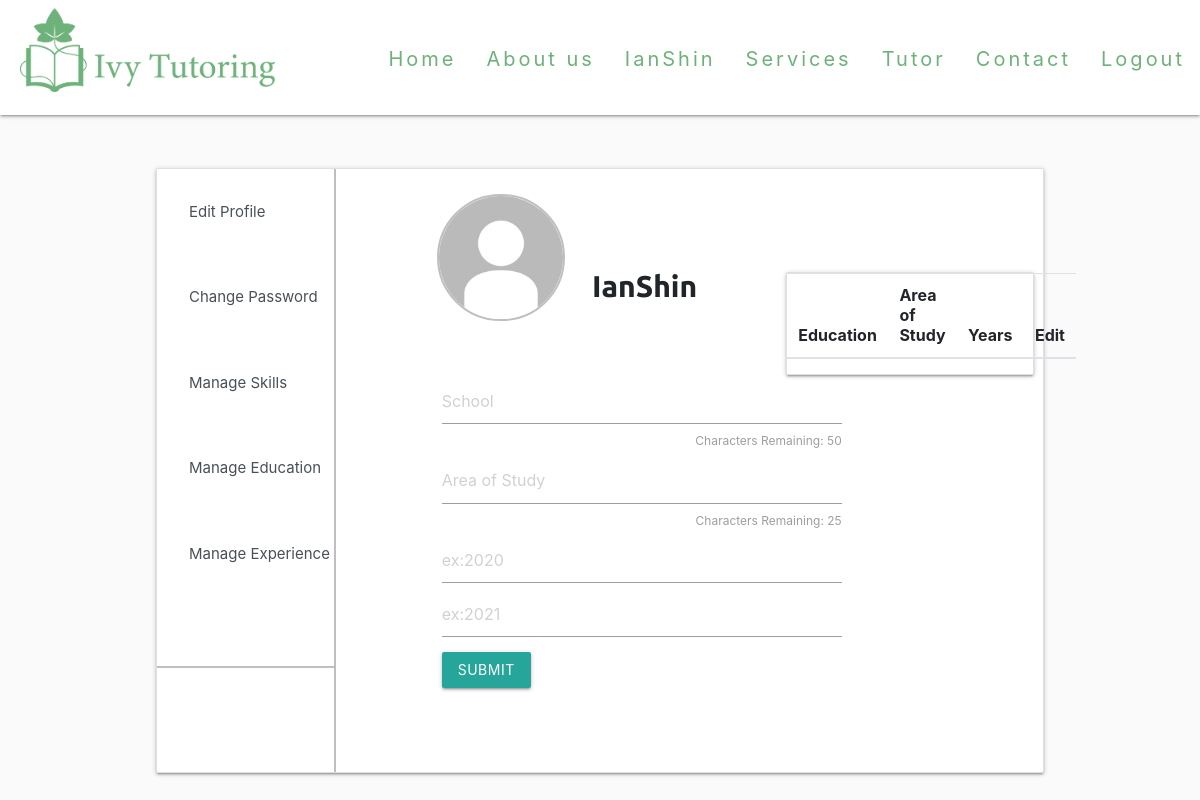
The page /Profile/JoyTheTutor/EditProfile/EditSchool/ (signed in) on the database as committed earlier.
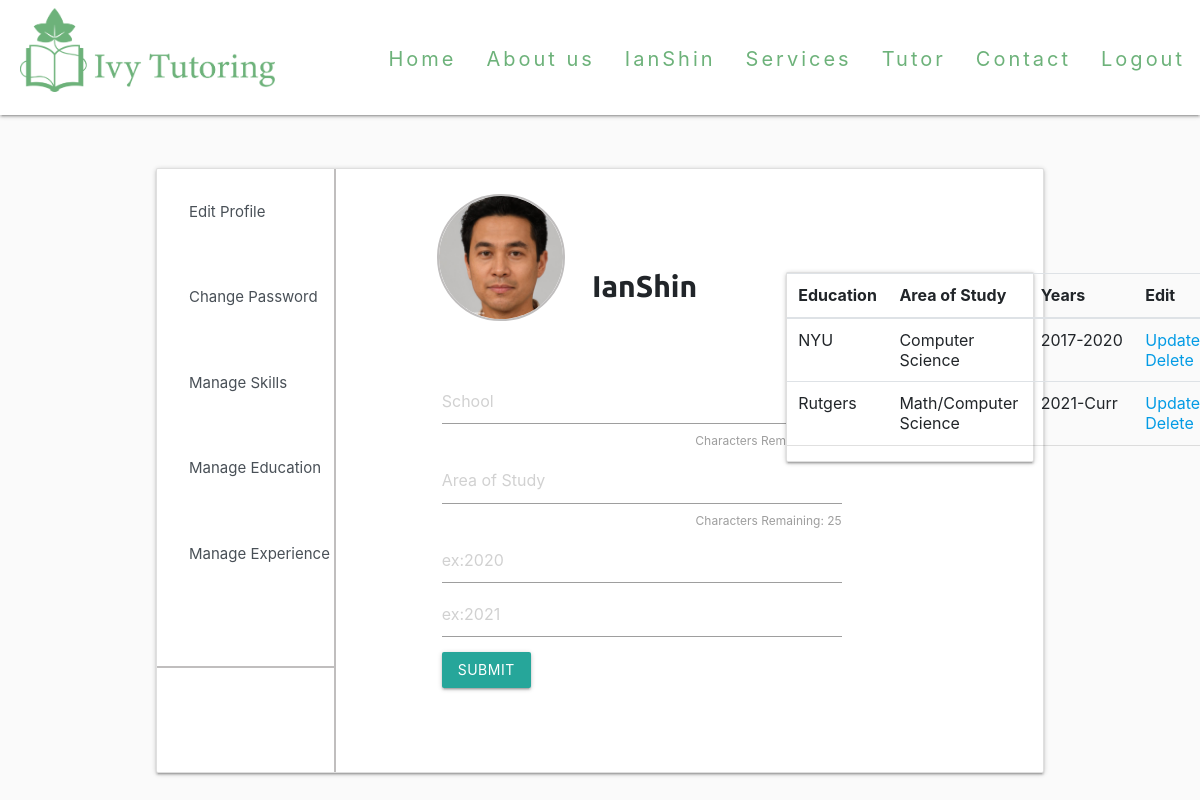
The same page on the database as committed later.
### main/models.py (models this page shows, shortened)
class User(AbstractUser):
	email_confirm = models.BooleanField(default=False)

class Profile(models.Model):
	user = models.OneToOneField(User,on_delete = models.CASCADE,default= None)
	pro_pic =  models.ImageField(upload_to = 'profilePics', blank = True, null = True)
	descript = models.CharField(max_length = 50, blank = True)
	intro = models.CharField(max_length = 1000, blank = True)
	city = models.CharField(max_length= 50,blank = True)
	state = models.CharField(max_length = 2,blank = True)
	tags = TaggableManager(blank = True)
	college = models.CharField(max_length=100, null=True, blank=True)
	major= models.CharField(max_length=100, null=True, blank=True)

class School(models.Model):
	user = models.ForeignKey(User,null= True,on_delete = models.SET_NULL)
	college = models.CharField(max_length=50, default= None, null = True)
	major = models.CharField(max_length = 25,default = None, null = True)
	c_start_year = models.SmallIntegerField(blank=True, null=True)
	c_end_year = models.CharField(max_length = 4,blank=True,null = True)

### main/views.py (the view)
# urls.py: path("Profile/<str:username>/EditProfile/EditSchool/", views.editSchool, name = "EditSchool"),
@login_required(login_url="main:Login")
def editSchool(request,username):
	Ed = School.objects.filter(user = request.user)[:3]
	form = SchoolForm()
	if request.method == "POST":
		form = SchoolForm(request.POST,request.FILES)
		if form.is_valid():
			obj = form.save(commit = False)
			obj.user = request.user
			obj.save()
			return redirect(request.path)
	else:
		context = {'form':form, "Ed":Ed}
	return render(request,"main/EditLocation.html", context)

### main/forms.py
class SchoolForm(forms.ModelForm):
	class Meta:
		model = School
		fields = ["college","major","c_start_year","c_end_year"]
	def __init__(self, *args, **kwargs):
		super(SchoolForm, self).__init__(*args, **kwargs)
		self.fields['college'].widget.attrs['placeholder'] = 'School'
		self.fields['major'].widget.attrs['placeholder'] = 'Area of Study'
		self.fields['c_start_year'].widget.attrs['placeholder'] = 'ex:2020'
		self.fields['c_end_year'].widget.attrs['placeholder'] = 'ex:2021'

### main/templates/main/EditLocation.html (shortened to what the changed rows need)
{% load widget_tweaks %}
{% load crispy_forms_tags %}
{% load static %}
<head>
    <link rel="stylesheet" href="https://cdnjs.cloudflare.com/ajax/libs/materialize/1.0.0/css/materialize.min.css">
    <link rel="stylesheet" href="https://stackpath.bootstrapcdn.com/bootstrap/4.3.1/css/bootstrap.min.css">
    <link rel="stylesheet" href="https://stackpath.bootstrapcdn.com/bootstrap/4.1.1/css/bootstrap.min.css">
</head>
{%include "main/HeadNav.html" %}
<body>
        <div class="card">
            <div class="row no-gutters">
                <div class="container">
                    <div class="col-sm-7">
                    {% if request.user.profile.pro_pic %}
                            <img class="card-img" src="{{ request.user.profile.pro_pic.url }}">
                        {% else %}
                            <img class="card-img" src="{%static 'media\Default.jpg' %}">
                    {% endif %}
                        <b style = 'font-family: Ubuntu, "times new roman", times, roman, serif;font-size:30px;top: 70px;
                        left: 48px; position:absolute;'>
                            {% render_field request.user.username %}
                        </b>
                    </div>
                    <div class = "card" id = "Exp-Card">
                        <table class="table">
                            <thead>
                            <tr>
                                <th scope="col">Education</th>
                                <th scope="col">Area of Study</th>
                                <th>Years</th>
                                <th>Edit</th>
                            </tr>
                            </thead>
                            <tbody>
                                {%for x in Ed%}
                                <tr>
                                    <td>{{x.college|default_if_none:''}}</td>
                                    <td>{{x.major|default_if_none:''}}</td>
                                    <td>{{x.c_start_year|default_if_none:''}}-{{x.c_end_year|default_if_none:''}}</td>
                                    <td><a href="{% url 'main:UpdateEd' x.id %}"> Update</a>
                                        <a href= "{% url 'main:DeleteEd' x.id %}">Delete</a></td>
                                </tr>
                                {%endfor%}
                            </tbody>
                        </table>
                    </div>
            </div>
        </div>
    </div>
</body>

### main/templates/main/HeadNav.html (shortened to what this page needs)
{%load static%}
<head>
    <link rel="stylesheet" href="https://cdnjs.cloudflare.com/ajax/libs/materialize/1.0.0/css/materialize.min.css">
</head>
    <nav>
        <div class='nav-wrapper'>
            <a href="/" class="brand-logo"><img id = "logo" src="{%static 'media\logo.png' %}" ></a>
            <ul id="nav" class = "right hide-on-med-and-down">
                {% if user.is_authenticated %}
                    <li><a href = "/"> Home </a></li>
                    <li><a href = "/AboutUs"> About us </a></li>
                    <li><a href = "{% url 'main:profile' username=request.user.username %}"> {{ user.username }}</a></li>
                    <li><a href= "/Services"> Services </a></li>
                    <li><a href = "/Tutor"> Tutor </a></li>
                    <li><a href = "/Contact/"> Contact </a></li>
                    <li><a href="/logout"> Logout </a></li>
                {% endif %}
            </ul>
        </div>
    </nav>

Rows that differ between the two databases and show on the page:
changed User "IanShin": user.profile.pro_pic: picture added
added School: college "NYU", major "Computer Science", c_start_year "2017", c_end_year "2020"
added School: college "Rutgers", major "Math/Computer Science", c_start_year "2021", c_end_year "Curr"
